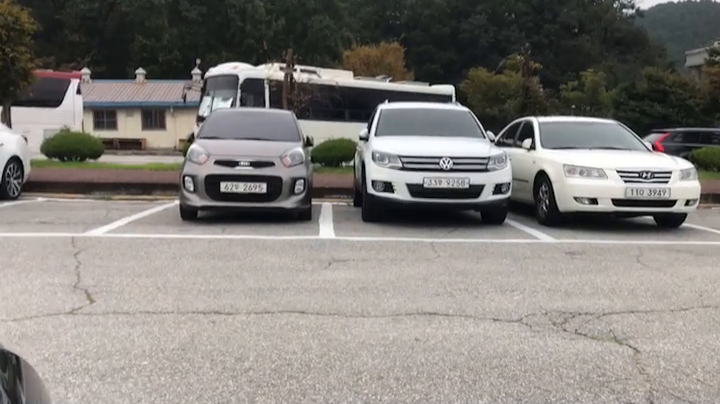
#> input picture frame 29 of KakaoTalk_Video_20191001_1644_44_980.mp4, 720 x 404 px
$ python 'plus contour.py'
#> lines starting #> are read from the running program, lines starting #| are printed output that depends on the picture; after the words box and inside, x2 and y2 are one past the last pixel; in counts of white or black regions, pixels touching at a corner belong together
import cv2
import numpy as np
import matplotlib.pyplot as plt#이미지 결과 표시 import
import os
import time

#background를 어둡게
y = time.time()
plt.style.use('dark_background')
#video capture
cap = cv2.VideoCapture("KakaoTalk_Video_20191001_1644_44_980.mp4")
#image폴더 생성
if not os.path.exists('images'):
    os.makedirs('images')
#for frame identity
index = 0
t1 = 0
t2 = 0
t3 = 0
t4 = 0
a1 = 0
a2 = 0
a3 = 0
a4 = 0
while(True):
    # Extract images
    ret, frame = cap.read()
#> frame is the input picture: shape (404, 720, 3); mean B, G, R 123.1, 127.1, 130.8
    # end of frames
    if not ret:
        break
    # Saves images
    frame1 = frame[100:400, 180:540]  # 150:360
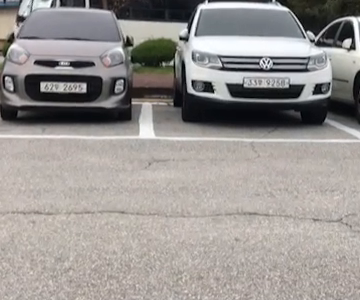
#> frame1: shape (300, 360, 3); mean B, G, R 145.4, 148.1, 152.2
    frame2 = cv2.resize(frame1, dsize=(0, 0), fx=2, fy=404/300, interpolation=cv2.INTER_LINEAR)
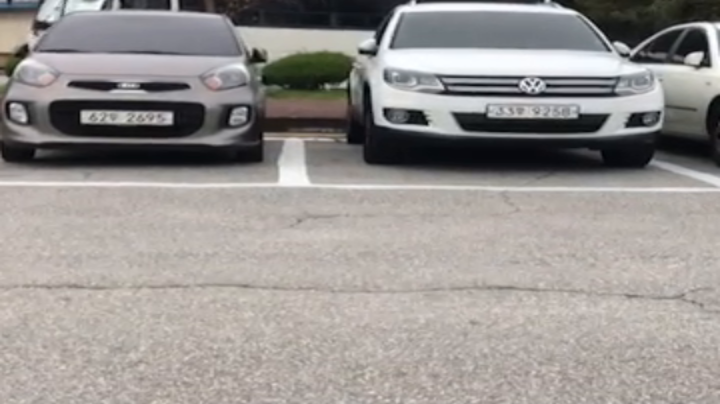
#> frame2: shape (404, 720, 3); mean B, G, R 145.3, 147.9, 152.1
    name = './images/frame' + str(index) + '.jpg'
    print('Creating...' + name)
    cv2.imwrite(name, frame2)
    #이미지 불러오기
    img_ori = cv2.imread('./images/frame' + str(index) + '.jpg')
    #image shape에 넓이 높이 channel 저장
    height, width, channel = img_ori.shape
#> height = 404; width = 720; channel = 3

    # gray scale로 바꾸기, hsv로 변경후 v채널만 사용 가능
    gray = cv2.cvtColor(img_ori, cv2.COLOR_BGR2GRAY)
    #노이즈를 줄이기 위해 gaussianblur 사용
    img_blurred = cv2.GaussianBlur(gray, ksize=(5, 5), sigmaX=0)

    # image에 threshold를 지정해주어 이미지를 구별하기 쉽게 만들어준다.

    img_thresh = cv2.adaptiveThreshold(
        img_blurred,#grayscale 이미지
        maxValue=255.0,#임계값을 흰색으로
        adaptiveMethod=cv2.ADAPTIVE_THRESH_GAUSSIAN_C,#threshold value를 X, Y를 중심으로 block Size * block Size 안에 있는 픽셀 값의 평균에서 C를 뺸 값을 문턱값으로 함
        thresholdType=cv2.THRESH_BINARY_INV,#threshold type을 반전된 결과가 나오도록 지정
        blockSize=19,#threshold를 적용할 영역 사이즈
        C=9#평균값
    )
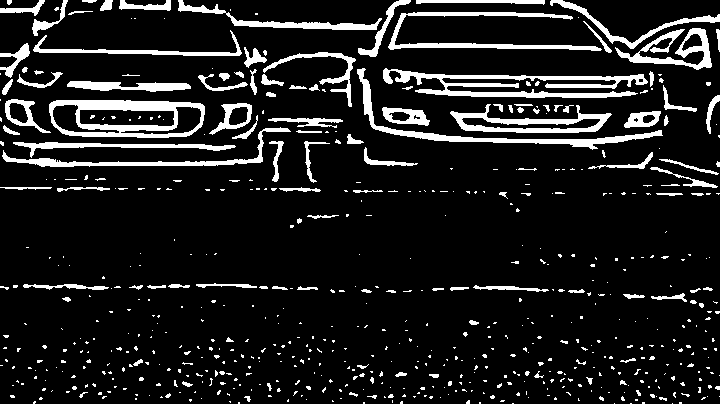
#> img_thresh: shape (404, 720); 11.5% white; 637 white regions (520 under 20 px)
    #contour(윤곽선)찾기
    c7= time.time()
    contours, _ = cv2.findContours(img_thresh, mode=cv2.RETR_LIST, method=cv2.CHAIN_APPROX_SIMPLE)
#> contours = 649 contours, 562 with area under 20; largest, box (x1, y1, x2, y2) and area: (49, 100, 205, 138) 5190, (383, 68, 648, 98) 2310, (450, 104, 612, 133) 2168, (357, 68, 663, 150) 1618, (79, 109, 175, 127) 1456
    t7=time.time()-c7
    print("time",t7)
    #img_thresh->이미지 소스
    #mode->contour 간 계층구조 상관관계를 고려하지 않고 contour추출
    #method->contour의 수평, 수직, 대각선 방향의 점은 모두 버리고 끝점만 남겨둠->예를 들어 직사각형의 경우 4개의 모서리점 제외하고 다 버림
    temp_result = np.zeros((height, width, channel), dtype=np.uint8)
    #np.zeros->0으로 초기화된 shape차원의 ndarray배열 객체 반환
    #shape는 행렬의 차원 ndarray는 배열객체를 반환
    #np.unit8->양수만 표현 가능, 2^8갯수만큼 표현 가능, 0~255
#> (the run stopped early here; a loop or call above may not have finished)
